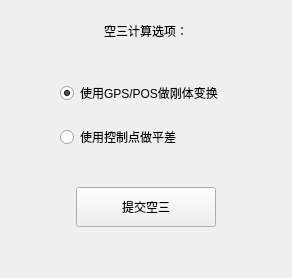
                         <widget class="QWidget" name="page_12">
                          <layout class="QVBoxLayout" name="verticalLayout_41">
                           <property name="spacing">
                            <number>20</number>
                           </property>
                           <item>
                            <widget class="StyleLabel18" name="label_at_option">
                             <property name="minimumSize">
                              <size>
                               <width>0</width>
                               <height>40</height>
                              </size>
                             </property>
                             <property name="maximumSize">
                              <size>
                               <width>16777215</width>
                               <height>40</height>
                              </size>
                             </property>
                             <property name="text">
                              <string>空三计算选项：</string>
                             </property>
                             <property name="alignment">
                              <set>Qt::AlignCenter</set>
                             </property>
                            </widget>
                           </item>
                           <item>
                            <widget class="QWidget" name="horizontalWidget" native="true">
                             <layout class="QHBoxLayout" name="horizontalLayout_122">
                              <property name="topMargin">
                               <number>1</number>
                              </property>
                              <item>
                               <spacer name="horizontalSpacer_17">
                                <property name="orientation">
                                 <enum>Qt::Horizontal</enum>
                                </property>
                                <property name="sizeHint" stdset="0">
                                 <size>
                                  <width>40</width>
                                  <height>20</height>
                                 </size>
                                </property>
                               </spacer>
                              </item>
                              <item>
                               <widget class="QWidget" name="widget" native="true">
                                <property name="sizePolicy">
                                 <sizepolicy hsizetype="Preferred" vsizetype="Preferred">
                                  <horstretch>0</horstretch>
                                  <verstretch>0</verstretch>
                                 </sizepolicy>
                                </property>
                                <layout class="QVBoxLayout" name="verticalLayout_37">
                                 <property name="spacing">
                                  <number>20</number>
                                 </property>
                                 <property name="leftMargin">
                                  <number>0</number>
                                 </property>
                                 <property name="topMargin">
                                  <number>9</number>
                                 </property>
                                 <property name="bottomMargin">
                                  <number>9</number>
                                 </property>
                                 <item>
                                  <widget class="QRadioButton" name="radio_gps_pos">
                                   <property name="text">
                                    <string>使用GPS/POS做刚体变换</string>
                                   </property>
                                   <property name="checked">
                                    <bool>true</bool>
                                   </property>
                                  </widget>
                                 </item>
                                 <item>
                                  <widget class="QRadioButton" name="radio_ctrl_point">
                                   <property name="text">
                                    <string>使用控制点做平差</string>
                                   </property>
                                  </widget>
                                 </item>
                                </layout>
                               </widget>
                              </item>
                              <item>
                               <spacer name="horizontalSpacer_18">
                                <property name="orientation">
                                 <enum>Qt::Horizontal</enum>
                                </property>
                                <property name="sizeHint" stdset="0">
                                 <size>
                                  <width>40</width>
                                  <height>20</height>
                                 </size>
                                </property>
                               </spacer>
                              </item>
                             </layout>
                            </widget>
                           </item>
                           <item>
                            <layout class="QHBoxLayout" name="horizontalLayout_42">
                             <property name="topMargin">
                              <number>0</number>
                             </property>
                             <item>
                              <widget class="StyleButton140x40" name="btnATSubmit">
                               <property name="minimumSize">
                                <size>
                                 <width>140</width>
                                 <height>40</height>
                                </size>
                               </property>
                               <property name="maximumSize">
                                <size>
                                 <width>140</width>
                                 <height>40</height>
                                </size>
                               </property>
                               <property name="text">
                                <string>提交空三</string>
                               </property>
                              </widget>
                             </item>
                            </layout>
                           </item>
                           <item>
                            <spacer name="verticalSpacer_17">
                             <property name="orientation">
                              <enum>Qt::Vertical</enum>
                             </property>
                             <property name="sizeHint" stdset="0">
                              <size>
                               <width>20</width>
                               <height>40</height>
                              </size>
                             </property>
                            </spacer>
                           </item>
                          </layout>
                         </widget>
